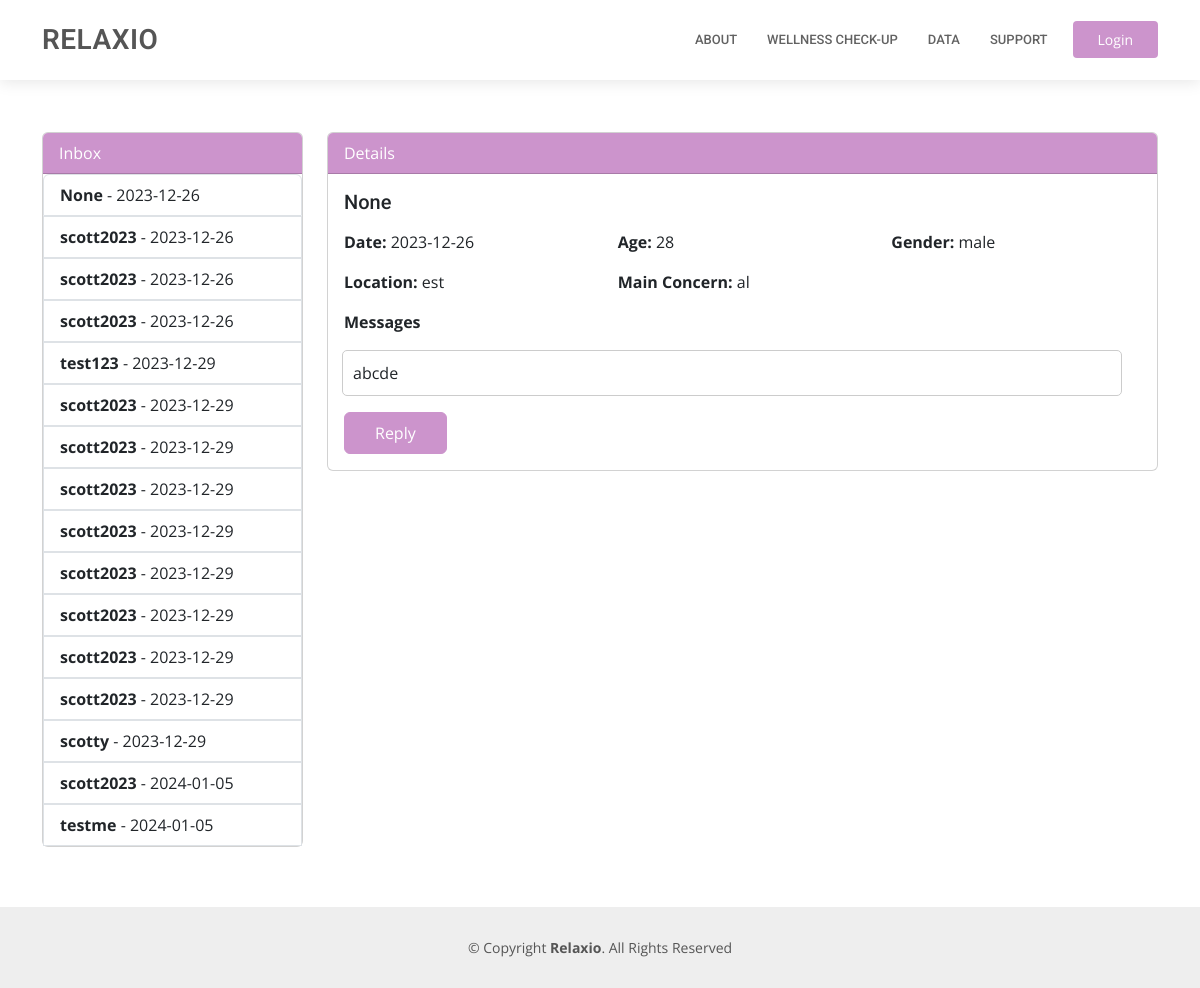
Screenshot of /chat_admin with the database file from the repository.
### tables this page shows
CREATE TABLE "chats" (
	"username"	TEXT,
	"date"	TEXT,
	"content"	TEXT,
	"id"	INTEGER,
	"read"	INTEGER,
	"symptom"	TEXT,
	"location"	TEXT,
	"age"	NUMERIC,
	"gender"	TEXT
);

### app.py (the view)
@app.route("/chat_admin",methods=['GET'])
def chat_admin():
    conn = sqlite3.connect('static/database.db')  # Replace 'your_database.db' with your database file
    cursor = conn.cursor()
    isLogin = False
    cursor.execute("SELECT * FROM chats")  # Fetch all chats from the 'chats' table
    chats = cursor.fetchall()  # Get all fetched chats
    print("AAAAA",chats)
    isAdmin = False
    if "username" in session:
        isLogin = True
        if session["username"] == "test123":
            isAdmin = True
    conn.close()
    return render_template("chat_admin.html",chats=chats,isLogin=isLogin,isAdmin=isAdmin)

### templates/chat_admin.html (shortened to what this page needs)
<!DOCTYPE html>
<html lang="en">
<head>
  <link href="../static/assets/vendor/fontawesome-free/css/all.min.css" rel="stylesheet">
  <link href="../static/assets/vendor/animate.css/animate.min.css" rel="stylesheet">
  <link href="../static/assets/vendor/aos/aos.css" rel="stylesheet">
  <link href="../static/assets/vendor/bootstrap/css/bootstrap.min.css" rel="stylesheet">
  <link href="../static/assets/vendor/bootstrap-icons/bootstrap-icons.css" rel="stylesheet">
  <link href="../static/assets/vendor/boxicons/css/boxicons.min.css" rel="stylesheet">
  <link href="../static/assets/vendor/glightbox/css/glightbox.min.css" rel="stylesheet">
  <link href="../static/assets/vendor/swiper/swiper-bundle.min.css" rel="stylesheet">
  <link href="../static/assets/css/style.css" rel="stylesheet">
</head>
<body class="d-flex flex-column min-vh-100">
  <header id="header" class="fixed-top">
    <div class="container d-flex align-items-center">
      <h1 class="logo me-auto"><a href="{{url_for('index')}}">Relaxio</a></h1>
      <nav id="navbar" class="navbar order-last order-lg-0">
        <ul>
          <li><a class="nav-link scrollto " href="{{url_for('about')}}">About</a></li>
          <li><a class="nav-link scrollto" href="{{url_for('bsurvey')}}">WELLNESS CHECK-UP</a></li>
            <li><a class="nav-link scrollto" href="{{url_for('statistics')}}">DATA</a></li>
          <li><a class="nav-link scrollto" href="{{url_for('assistants')}}">SUPPORT</a></li>
        </ul>
      </nav>
{% if isLogin %}
      <a class="appointment-btn scrollto"  href="{{url_for('logout')}}"><span class="d-none d-md-inline">Logout</span> </a>
        {%else%}
              <a href="#appointment" class="appointment-btn scrollto"><span class="d-none d-md-inline">Login</span> </a>
        {%endif%}
    </div>
  </header>
  <main id="main">
    <section id="featured-services" class="featured-services mt-5">
   <div class="container mt-4">
        <div class="row">
            <div class="col-md-3">
                <div class="card">
                    <div class="card-header chatheader">
                        Inbox
                    </div>
<div class="list-group" id="emailList">
{% for chat in chats %}
  <a href="#" class="list-group-item list-group-item-action"
     data-username="{{ chat[0] }}"
     data-date="{{ chat[1] }}"
     data-content="{{ chat[2] }}"
     data-id="{{ chat[3] }}"
     data-read="{{ chat[4] }}"
     data-symptom="{{ chat[5] }}"
     data-location="{{ chat[6] }}"
     data-age="{{ chat[7] }}"
     data-gender="{{ chat[8] }}">
    <strong>{{ chat[0] }}</strong> - {{ chat[1] }}
  </a>
{% endfor %}
</div>
                </div>
            </div>
<div class="col-md-9">
    <div class="card">
        <div class="card-header chatheader">
            Details
        </div>
        {% for chat in chats %}
        <div class="card-body chat-content" id="emailContent_{{ chat[3] }}">
            <h5 class="card-title emailSubject">Selected Chat</h5>
            <p class="card-text emailInfo">Click on an email to see details...</p>
            <button type="button" class="btn btn-primary replyButton" data-bs-toggle="modal" data-bs-target="#sendChatModal_{{ chat[3] }}">
                Reply
            </button>
        </div>
        {% endfor %}
    </div>
</div>
        </div>
    </div>
    </section>
  </main>
  <footer id="footer" class="mt-auto">
    <div class="container">
      <div class="copyright">
        &copy; Copyright <strong><span>Relaxio</span></strong>. All Rights Reserved
      </div>
    </div>
  </footer>
</body>
</html>

### static/assets/css/style.css (style rules this page uses)
body { font-family: "Open Sans", sans-serif; color: #444444; }
a { color: #CC94CC; text-decoration: none; }
h1, h2, h3, h4, h5, h6 { font-family: "Roboto", sans-serif; }
#header { background: #fff; transition: all 0.5s; z-index: 997; padding: 20px 0; box-shadow: 0px 2px 15px rgba(0, 0, 0, 0.1); }
#header .logo { font-size: 28px; margin: 0; padding: 0; line-height: 1; font-weight: 600; letter-spacing: 0.5px; text-transform: uppercase; }
#header .logo a { color: #555555; }
.appointment-btn { margin-left: 25px; background: #CC94CC; color: #fff; border-radius: 4px; padding: 8px 25px; white-space: nowrap; transition: 0.3s; font-size: 14px; display: inline-block; }
.navbar { padding: 0; }
.navbar ul { margin: 0; padding: 0; display: flex; list-style: none; align-items: center; }
.navbar li { position: relative; }
.navbar a, .navbar a:focus { display: flex; align-items: center; justify-content: space-between; padding: 10px 0 10px 30px; font-family: "Roboto", sans-serif; font-size: 13px; color: #626262; white-space: nowrap; transition: 0.3s; text-transform: uppercase; font-weight: 500; }
section { padding: 60px 0; overflow: hidden; }
#footer { background: #eeeeee; padding: 0 0 30px 0; color: #555555; font-size: 14px; width: 100%; bottom: 0; }
#footer .copyright { text-align: center; padding-top: 30px; }
.replyButton { background-color: #CC94CC; border: 1px solid #CC94CC; padding: 8px 30px 8px 30px; }
.chatheader { background:#CC94CC; color:white; }

### rows the page displays
chats: chat "None", date "2023-12-26"
chats: username "scott2023", date "2023-12-26"
chats: username "scott2023", date "2023-12-26"
chats: username "scott2023", date "2023-12-26"
chats: username "test123", date "2023-12-29"
chats: username "scott2023", date "2023-12-29"
chats: username "scott2023", date "2023-12-29"
chats: username "scott2023", date "2023-12-29"
chats: username "scott2023", date "2023-12-29"
chats: username "scott2023", date "2023-12-29"
chats: username "scott2023", date "2023-12-29"
chats: username "scott2023", date "2023-12-29"
chats: username "scott2023", date "2023-12-29"
chats: username "scotty", date "2023-12-29"
chats: username "scott2023", date "2024-01-05"
chats: username "testme", date "2024-01-05"
